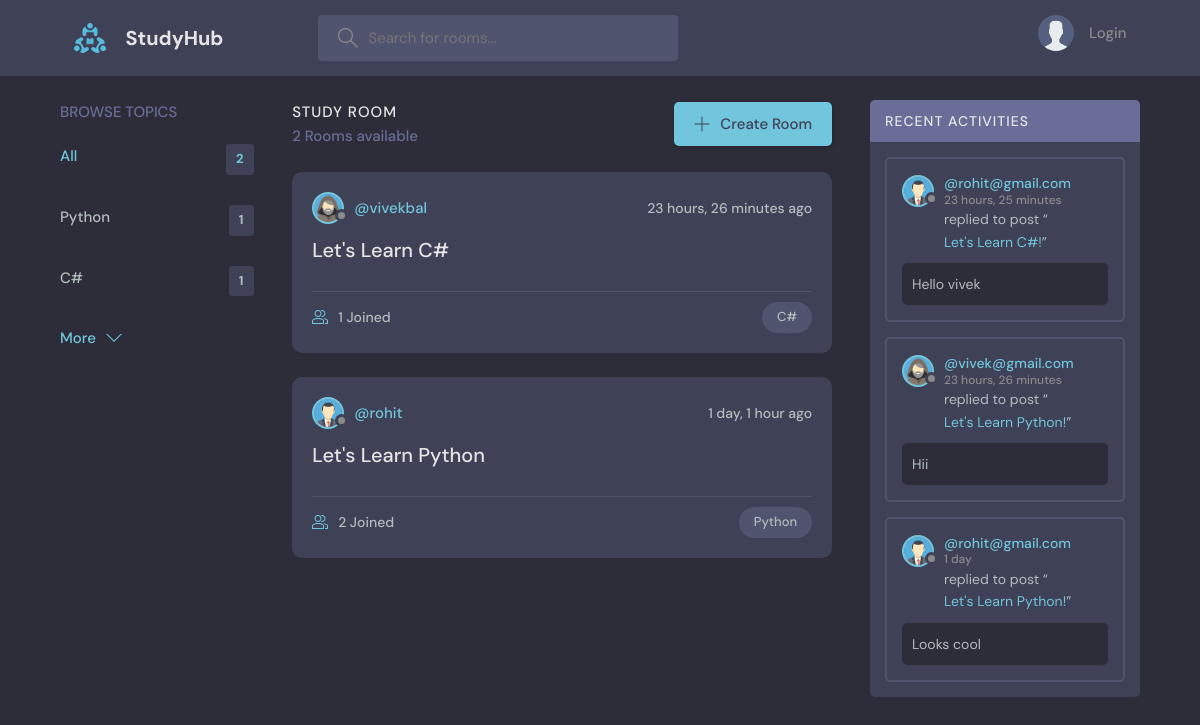
The page / on the database its author committed.
### base/models.py (models this page shows, shortened)
class Topic(models.Model):
    name = models.CharField(max_length=20)

class Room(models.Model):
    host = models.ForeignKey(User, on_delete=models.SET_NULL, null=True)
    topic = models.ForeignKey('Topic', on_delete=models.SET_NULL, null=True)
    name = models.CharField(max_length=50)
    description = models.TextField(null=True, blank=True)
    participants = models.ManyToManyField(User, related_name='participants', blank=True)
    updated = models.DateTimeField(auto_now=True)
    created = models.DateTimeField(auto_now_add=True)
    class Meta:
        ordering = ['-updated', '-created']
    def __str__(self):
        return self.name

class User(AbstractUser):
    name = models.CharField(max_length=200, null=True)
    email = models.EmailField(unique=True, null=True)
    bio = models.TextField(null=True)
    avatar = models.ImageField(null=True, default="avatar.svg")
    USERNAME_FIELD = 'email'
    REQUIRED_FIELDS = []

class Message(models.Model):
    user = models.ForeignKey(User, on_delete=models.CASCADE)
    room = models.ForeignKey('Room', on_delete=models.CASCADE)
    message = models.TextField()
    updated = models.DateTimeField(auto_now=True)
    created = models.DateTimeField(auto_now_add=True)
    class Meta:
        ordering = ['-updated', '-created']

### base/views.py (the view)
# urls.py: path('', views.home, name='home'),
def home(request):
    q = request.GET.get('q') if request.GET.get('q') != None else ''
    rooms = Room.objects.filter(
        Q(topic__name__icontains=q) |
        Q(description__icontains=q) |
        Q(name__icontains=q)
    )
    room_count = rooms.count()
    topics = Topic.objects.all()[0:5]
    room_messages = Message.objects.filter(
        Q(room__topic__name__icontains = q),
    )
    context_dict = {'rooms':rooms, 'topics': topics, 'room_count': room_count, 'room_messages': room_messages}
    return render(request, 'base/home.html', context_dict)

### base/templates/base/home.html (shortened to what this page needs)
{% extends 'main.html' %}
{% block content %}
  <main class="layout layout--3">
    <div class="container">
       {% include 'base/topics_component.html' %}
          <div class="roomList">
            <div class="roomList__header">
              <div>
                <h2>Study Room</h2>
                <p>{{ room_count }} Rooms available</p>
              </div>
              <a class="btn btn--main" href="{% url 'create-room' %}">
                <svg version="1.1" xmlns="http://www.w3.org/2000/svg" width="32" height="32" viewBox="0 0 32 32">
                  <title>add</title>
                  <path
                    d="M16.943 0.943h-1.885v14.115h-14.115v1.885h14.115v14.115h1.885v-14.115h14.115v-1.885h-14.115v-14.115z"
                  ></path>
                </svg>
                Create Room
              </a>
            </div>
            {% include 'base/room_component.html' %}
          </div>
            {% include 'base/activity_component.html' %}
        </div>
    </main>
{% endblock content %}

### base/templates/base/topics_component.html
<div class="topics">
        <div class="topics__header">
          <h2>Browse Topics</h2>
        </div>
        <ul class="topics__list">
          <li>
            <a href="{% url 'home' %}" class="active">All <span>{{ topics.count }}</span></a>
          </li>
          {% for topic in topics %}
            <li>
                <a href="{% url 'home' %}?q={{topic.name}}">{{ topic.name }}<span>{{ topic.room_set.all.count }}</span></a>
            </li>
          {% endfor %}
        </ul>
        <a class="btn btn--link" href="{% url 'topics' %}">
        More
            <svg version="1.1" xmlns="http://www.w3.org/2000/svg" width="32" height="32" viewBox="0 0 32 32">
                <title>chevron-down</title>
                <path d="M16 21l-13-13h-3l16 16 16-16h-3l-13 13z"></path>
            </svg>
        </a>
    </div>

### base/templates/base/room_component.html (shortened to what this page needs)
{% for room in rooms %}
<div class="roomListRoom">
    <div class="roomListRoom__header">
        <a href="{% url 'user-profile' room.host.id %}" class="roomListRoom__author">
            <div class="avatar avatar--small">
                <img src="{{room.host.avatar.url}}" />
            </div>
            <span>@{{room.host.username}}</span>
        </a>
        <div class="roomListRoom__actions">
            <span>{{room.created|timesince}} ago</span>
        </div>
    </div>
    <div class="roomListRoom__content">
        <a href="{% url 'room' room.id %}">{{room.name}}</a>
    </div>
    <div class="roomListRoom__meta">
        <a href="{% url 'room' room.id %}" class="roomListRoom__joined">
            {{room.participants.all.count}} Joined
        </a>
        <p class="roomListRoom__topic">{{room.topic.name}}</p>
    </div>
</div>
{% endfor %}

### base/templates/base/activity_component.html (shortened to what this page needs)
<div class="activities">
    <div class="activities__header">
        <h2>Recent Activities</h2>
    </div>
    {% for message in room_messages %}
        <div class="activities__box">
            <div class="activities__boxHeader roomListRoom__header">
                <a href="{% url 'user-profile' message.user.id%}" class="roomListRoom__author">
                    <div class="avatar avatar--small">
                        <img src="{{message.user.avatar.url}}" />
                    </div>
                    <p>
                    @{{ message.user }}
                    <span>{{message.created|timesince}}</span>
                    </p>
                </a>
        </div>
        <div class="activities__boxContent">
            <p>replied to post “<a href="{% url 'room' message.room.id %}">{{ message.room }}!</a>”</p>
            <div class="activities__boxRoomContent">
                {{ message.message }}
            </div>
        </div>
        </div>
    {% endfor %}
</div>

### rows shown on the page
Topic: name "Python", room_set.all.count "1"
Topic: name "C#", room_set.all.count "1"
Room: host.avatar (picture), host.username "vivekbal", created "23 hours, 26 minutes", name "Let's Learn C#", participants.all.count "1", topic.name "C#"
Room: host.avatar (picture), host.username "rohit", created "1 day, 1 hour", name "Let's Learn Python", participants.all.count "2", topic.name "Python"
Message: user.avatar (picture), user "rohit@gmail.com", created "23 hours, 25 minutes", room "Let's Learn C#", message "Hello vivek"
Message: user.avatar (picture), user "vivek@gmail.com", created "23 hours, 26 minutes", room "Let's Learn Python", message "Hii"
Message: user.avatar (picture), user "rohit@gmail.com", created "1 day", room "Let's Learn Python", message "Looks cool"

### other values the page prints
{{ topics.count }} "2"
{{ room_count }} "2"
